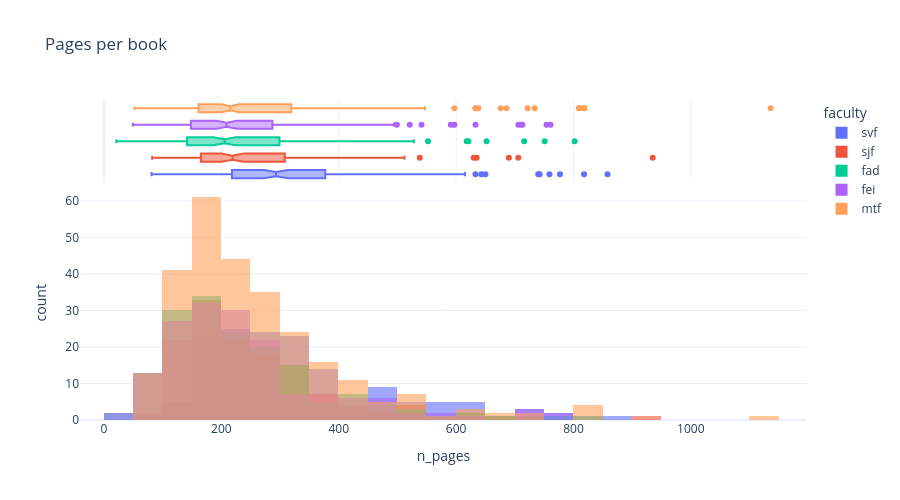

The notebook cell this image was saved under:
### Markdown cell above
## 5. Book size distributions

How big is a *typical* book — and how bad are the outliers we'll have to process?

### Code cell
fig = px.histogram(
    books_df[books_df.n_pages > 0],
    x="n_pages",
    color="faculty",
    marginal="box",
    nbins=50,
    barmode="overlay",
    opacity=0.6,
    title="Pages per book",
    hover_data=["book_id"],
)
fig.update_layout(height=500)
fig.show()

### Figure 1 — Plotly figure (JSON) as saved in the notebook; plotly's stock layout.template omitted (floating-point values rounded to 4 significant figures; data arrays with more than 128 entries replaced by an {"elided": "..."} marker saying what was removed)
{"data": [{"bingroup": "x", "hovertemplate": "faculty=svf<br>n_pages=%{x}<br>count=%{y}<extra></extra>", "legendgroup": "svf", "marker": {"color": "#636efa", "opacity": 0.6, "pattern": {"shape": ""}}, "name": "svf", "nbinsx": 50, "orientation": "v", "showlegend": true, "type": "histogram", "x": {"elided": "150 int values"}, "xaxis": "x", "yaxis": "y"}, {"customdata": {"elided": "150x1 str values"}, "hovertemplate": "faculty=svf<br>n_pages=%{x}<br>book_id=%{customdata[0]}<extra></extra>", "legendgroup": "svf", "marker": {"color": "#636efa"}, "name": "svf", "notched": true, "showlegend": false, "type": "box", "x": {"elided": "150 int values"}, "xaxis": "x2", "yaxis": "y2"}, {"bingroup": "x", "hovertemplate": "faculty=sjf<br>n_pages=%{x}<br>count=%{y}<extra></extra>", "legendgroup": "sjf", "marker": {"color": "#EF553B", "opacity": 0.6, "pattern": {"shape": ""}}, "name": "sjf", "nbinsx": 50, "orientation": "v", "showlegend": true, "type": "histogram", "x": {"elided": "134 int values"}, "xaxis": "x", "yaxis": "y"}, {"customdata": {"elided": "134x1 str values"}, "hovertemplate": "faculty=sjf<br>n_pages=%{x}<br>book_id=%{customdata[0]}<extra></extra>", "legendgroup": "sjf", "marker": {"color": "#EF553B"}, "name": "sjf", "notched": true, "showlegend": false, "type": "box", "x": {"elided": "134 int values"}, "xaxis": "x2", "yaxis": "y2"}, {"bingroup": "x", "hovertemplate": "faculty=fad<br>n_pages=%{x}<br>count=%{y}<extra></extra>", "legendgroup": "fad", "marker": {"color": "#00cc96", "opacity": 0.6, "pattern": {"shape": ""}}, "name": "fad", "nbinsx": 50, "orientation": "v", "showlegend": true, "type": "histogram", "x": {"elided": "164 int values"}, "xaxis": "x", "yaxis": "y"}, {"customdata": {"elided": "164x1 str values"}, "hovertemplate": "faculty=fad<br>n_pages=%{x}<br>book_id=%{customdata[0]}<extra></extra>", "legendgroup": "fad", "marker": {"color": "#00cc96"}, "name": "fad", "notched": true, "showlegend": false, "type": "box", "x": {"elided": "164 int values"}, "xaxis": "x2", "yaxis": "y2"}, {"bingroup": "x", "hovertemplate": "faculty=fei<br>n_pages=%{x}<br>count=%{y}<extra></extra>", "legendgroup": "fei", "marker": {"color": "#ab63fa", "opacity": 0.6, "pattern": {"shape": ""}}, "name": "fei", "nbinsx": 50, "orientation": "v", "showlegend": true, "type": "histogram", "x": {"elided": "162 int values"}, "xaxis": "x", "yaxis": "y"}, {"customdata": {"elided": "162x1 str values"}, "hovertemplate": "faculty=fei<br>n_pages=%{x}<br>book_id=%{customdata[0]}<extra></extra>", "legendgroup": "fei", "marker": {"color": "#ab63fa"}, "name": "fei", "notched": true, "showlegend": false, "type": "box", "x": {"elided": "162 int values"}, "xaxis": "x2", "yaxis": "y2"}, {"bingroup": "x", "hovertemplate": "faculty=mtf<br>n_pages=%{x}<br>count=%{y}<extra></extra>", "legendgroup": "mtf", "marker": {"color": "#FFA15A", "opacity": 0.6, "pattern": {"shape": ""}}, "name": "mtf", "nbinsx": 50, "orientation": "v", "showlegend": true, "type": "histogram", "x": {"elided": "270 int values"}, "xaxis": "x", "yaxis": "y"}, {"customdata": {"elided": "270x1 str values"}, "hovertemplate": "faculty=mtf<br>n_pages=%{x}<br>book_id=%{customdata[0]}<extra></extra>", "legendgroup": "mtf", "marker": {"color": "#FFA15A"}, "name": "mtf", "notched": true, "showlegend": false, "type": "box", "x": {"elided": "270 int values"}, "xaxis": "x2", "yaxis": "y2"}], "layout": {"barmode": "overlay", "height": 500, "legend": {"title": {"text": "faculty"}, "tracegroupgap": 0}, "title": {"text": "Pages per book"}, "xaxis": {"anchor": "y", "domain": [0, 1], "title": {"text": "n_pages"}}, "xaxis2": {"anchor": "y2", "domain": [0, 1], "matches": "x", "showgrid": true, "showticklabels": false}, "yaxis": {"anchor": "x", "domain": [0, 0.7326], "title": {"text": "count"}}, "yaxis2": {"anchor": "x2", "domain": [0.7426, 1], "matches": "y2", "showgrid": false, "showline": false, "showticklabels": false, "ticks": ""}}}
